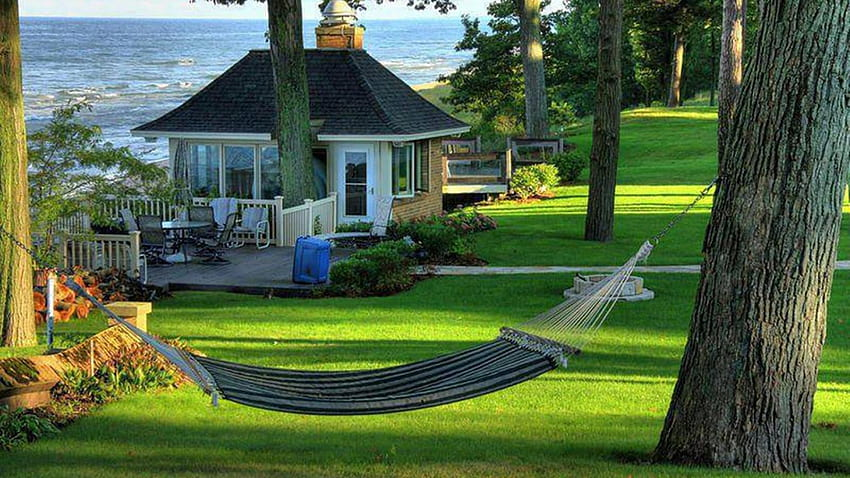
#> input picture input_image.jpg, 850 x 478 px
$ python main.py
#> lines starting #> are read from the running program, lines starting #| are printed output that depends on the picture
import cv2


def rotate_image(image, angle):

    height, width = image.shape[:2]

    rotation_matrix = cv2.getRotationMatrix2D((width / 2, height / 2), angle, 1)

    rotated_image = cv2.warpAffine(image, rotation_matrix, (width, height))

    return rotated_image


def main():

    image = cv2.imread('input_image.jpg')
#> image is the input picture: shape (478, 850, 3); mean B, G, R 69.2, 103.5, 82.9

    if image is None:
        print("Error: Could not open or find the image.")
        return

    rotated_image_45 = rotate_image(image, 45)
#> in rotate_image, `rotated_image = cv2.warpAffine(image, rotation_matrix, (width, height))`:
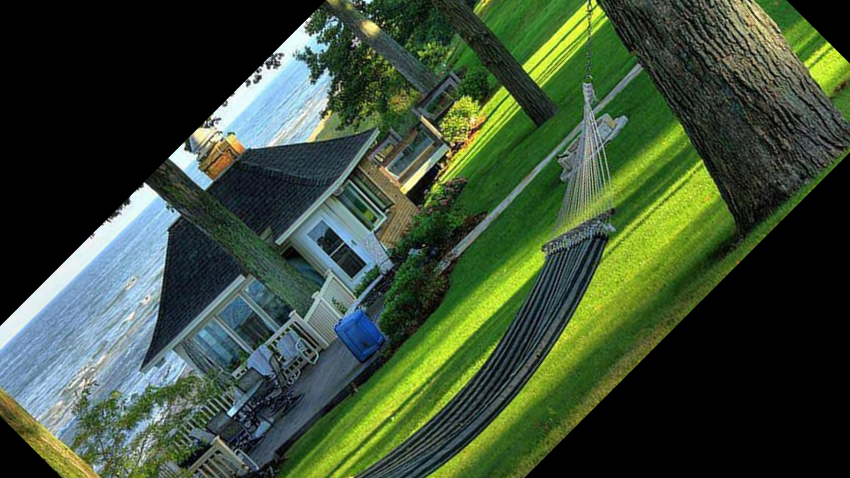
#> rotated_image: shape (478, 850, 3); mean B, G, R 54.4, 77.5, 59.9

    rotated_image_90 = rotate_image(image, 90)
#> call 2 of rotate_image, with angle = 90
#> in rotate_image (call 2), `rotated_image = cv2.warpAffine(image, rotation_matrix, (width, height))`:
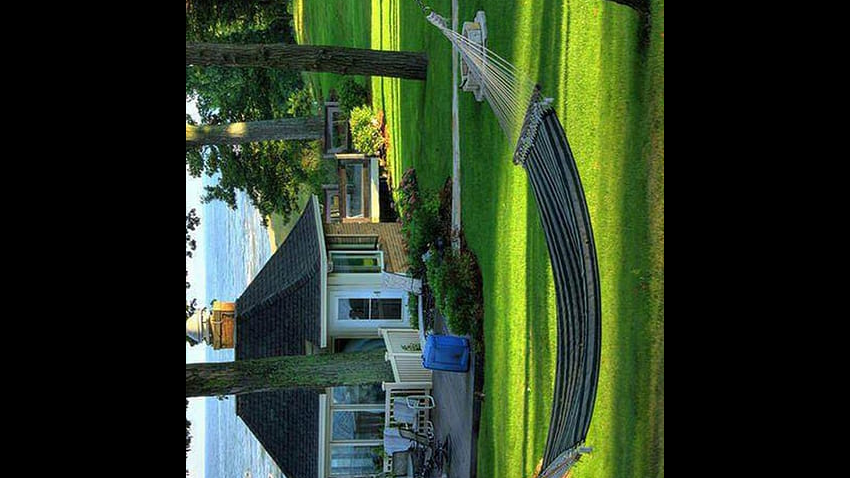
#> rotated_image: shape (478, 850, 3); mean B, G, R 36.8, 58.4, 43.7

    cv2.imshow('Original Image', image)
    cv2.imshow('Rotated Image 45 degrees', rotated_image_45)
    cv2.imshow('Rotated Image 90 degrees', rotated_image_90)
    cv2.waitKey(0)
    cv2.destroyAllWindows()


if __name__ == "__main__":
    main()
